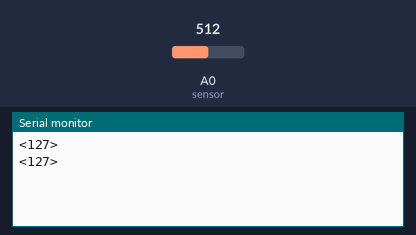
Recording of a sketch running on a simulated Arduino Uno, built with avr-gcc and run on an emulated ATmega328P. Shown: the last lines printed to the serial monitor. The inputs (shaded band) are chosen by the test bench; at power-on: A0 (sensor) = 512.

Above: at 1.8 s.
1.9 s: A0 (sensor) set to 716
At 2.8 s:
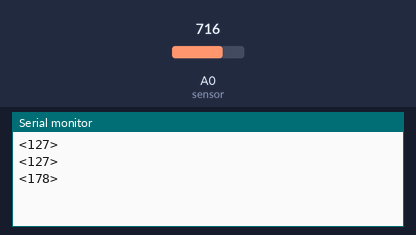
3.4 s: A0 (sensor) set to 900
At 4.4 s:
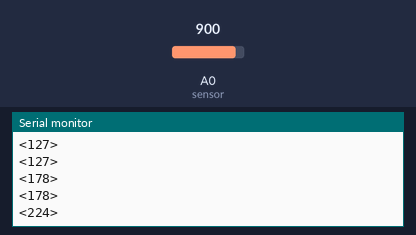
Timing chart, 0 to 6.4 s (numbered marks = the images above; inputs shaded):
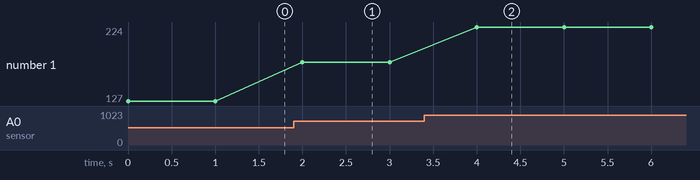

The sketch:

xbeeTransmiter.ino
```cpp
//Variables:
int value ; //Value from sensor
int sensor = A0;


void setup() {
	//Start the serial communication
	Serial.begin(9600); //Baud rate must be the same as is on xBee module
  pinMode(sensor, INPUT);
}

void loop() {
  //Read the analog value from pot and store it to "value" variable
 	value = analogRead(sensor);
 	//Map the analog value to pwm value
 	value = map (value, 0, 1023, 0, 255);
	//Send the message:
	Serial.print('<'); 	//Starting symbol
 	Serial.print(value);//Value from 0 to 255
	Serial.println('>');//Ending symbol
  delay(1000);
}
```

Measured:
- after the input at 1.9 s, the serial monitor: prints a new line after 0.10 s (image 1)
- after the input at 3.4 s, the serial monitor: prints a new line after 0.60 s (image 2)
- plotted number 1: 127 → 178 after the input at 1.9 s, 178 → 224 after the input at 3.4 s
